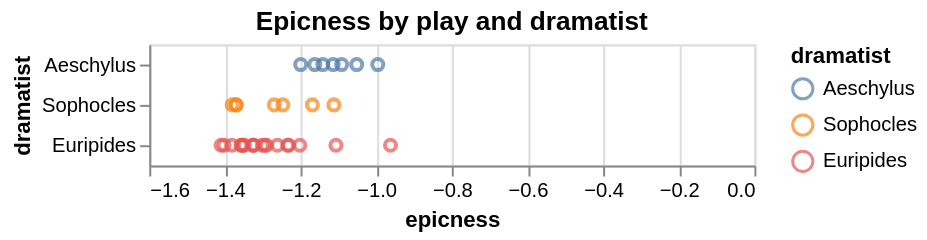

Here is the notebook cell this chart was saved with:
### Code cell
import altair as alt

alt.Chart(play_df).mark_point().encode(
    x="epicness:Q",
    y=alt.Y("dramatist:N", sort=["Aeschylus", "Sophocles", "Euripides"]),
    color=alt.Color("dramatist:N", sort=["Aeschylus", "Sophocles", "Euripides"]),
    tooltip=["dramatist:N", "title:N", "epicness:Q"],
).properties(title="Epicness by play and dramatist")

### Figure 1 — Vega-Lite specification as saved in the notebook (floating-point values rounded to 4 significant figures)
{"config": {"view": {"continuousWidth": 300, "continuousHeight": 300}}, "data": {"name": "data-55a66f93309bb7e80e7d4aa5a1da2bb4"}, "mark": {"type": "point"}, "encoding": {"color": {"field": "dramatist", "sort": ["Aeschylus", "Sophocles", "Euripides"], "type": "nominal"}, "tooltip": [{"field": "dramatist", "type": "nominal"}, {"field": "title", "type": "nominal"}, {"field": "epicness", "type": "quantitative"}], "x": {"field": "epicness", "type": "quantitative"}, "y": {"field": "dramatist", "sort": ["Aeschylus", "Sophocles", "Euripides"], "type": "nominal"}}, "title": "Epicness by play and dramatist", "$schema": "https://vega.github.io/schema/vega-lite/v6.4.1.json", "datasets": {"data-55a66f93309bb7e80e7d4aa5a1da2bb4": [{"dramatist": "Aeschylus", "title": "Agamemnon", "epicness": -1.114}, {"dramatist": "Aeschylus", "title": "Choephoroi", "epicness": -1.2}, {"dramatist": "Aeschylus", "title": "Eumenides", "epicness": -1.162}, {"dramatist": "Aeschylus", "title": "Persians", "epicness": -1.051}, {"dramatist": "Aeschylus", "title": "Prometheus Bound", "epicness": -1.141}, {"dramatist": "Aeschylus", "title": "Seven Against Thebes", "epicness": -1.091}, {"dramatist": "Aeschylus", "title": "Suppliants", "epicness": -0.9957}, {"dramatist": "Euripides", "title": "Alcestis", "epicness": -1.358}, {"dramatist": "Euripides", "title": "Andromache", "epicness": -1.295}, {"dramatist": "Euripides", "title": "Bacchae", "epicness": -1.231}, {"dramatist": "Euripides", "title": "Cyclops", "epicness": -0.9621}, {"dramatist": "Euripides", "title": "Electra", "epicness": -1.261}, {"dramatist": "Euripides", "title": "Hecuba", "epicness": -1.301}, {"dramatist": "Euripides", "title": "Helen", "epicness": -1.355}, {"dramatist": "Euripides", "title": "Heracleidae", "epicness": -1.402}, {"dramatist": "Euripides", "title": "Heracles", "epicness": -1.29}, {"dramatist": "Euripides", "title": "Hippolytus", "epicness": -1.41}, {"dramatist": "Euripides", "title": "IA", "epicness": -1.234}, {"dramatist": "Euripides", "title": "IT", "epicness": -1.324}, {"dramatist": "Euripides", "title": "Ion", "epicness": -1.325}, {"dramatist": "Euripides", "title": "Medea", "epicness": -1.381}, {"dramatist": "Euripides", "title": "Orestes", "epicness": -1.352}, {"dramatist": "Euripides", "title": "Phoenician Women", "epicness": -1.325}, {"dramatist": "Euripides", "title": "Rhesus", "epicness": -1.106}, {"dramatist": "Euripides", "title": "Suppliants", "epicness": -1.349}, {"dramatist": "Euripides", "title": "Trojan Women", "epicness": -1.202}, {"dramatist": "Sophocles", "title": "Ajax", "epicness": -1.112}, {"dramatist": "Sophocles", "title": "Antigone", "epicness": -1.247}, {"dramatist": "Sophocles", "title": "Electra", "epicness": -1.37}, {"dramatist": "Sophocles", "title": "OC", "epicness": -1.381}, {"dramatist": "Sophocles", "title": "OT", "epicness": -1.37}, {"dramatist": "Sophocles", "title": "Philoctetes", "epicness": -1.269}, {"dramatist": "Sophocles", "title": "Trachiniae", "epicness": -1.169}]}}
